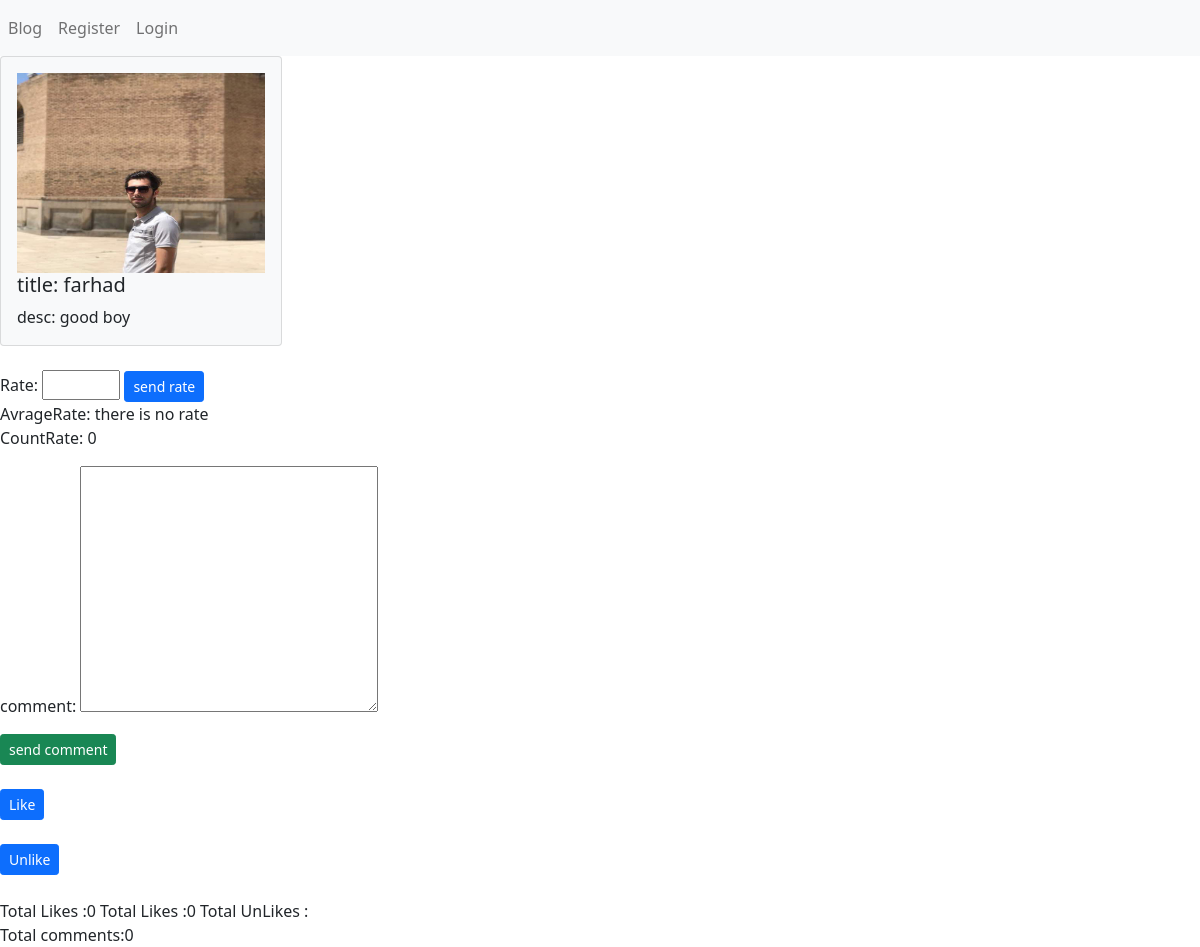
The app's page /blog/2/ with its own data.
### blog/models.py (models this page shows, shortened)
class Blog(models.Model):
    user=models.ForeignKey(User,on_delete=models.CASCADE,related_name='user_blog')
    title=models.CharField(max_length=100)
    slug=models.SlugField(unique=True)
    created=models.DateTimeField(auto_now_add=True)
    updated=models.DateTimeField(auto_now=True)
    publish=models.BooleanField(default=False)
    image=models.ImageField(upload_to='blogs/',blank=True)
    description=RichTextUploadingField(null=True,blank=True)
    category=models.ForeignKey(Category,on_delete=models.CASCADE,related_name='categories',null=True)
    likes=models.ManyToManyField(User,related_name='userlike',)
    unlikes=models.ManyToManyField(User,related_name='userunlike')
    class Meta:
        verbose_name = 'Blogs'
        verbose_name_plural = 'Blogs'
    def LikePost(self):
        return reverse('blog:LikePost',args={self.id})
    def UnLikePost(self):
        return reverse('blog:UnLikePost',args={self.id})
    def TotalLikes(self):
        total=self.likes.count()
        return total
    def TotalUnLikes(self):
        total=self.unlikes.count()
        return total
    def AddComment(self):
        return reverse('blog:AddComment',args={self.id})
    def TotalComments(self):
        total=self.postcomment.count()
        return total
    def AvragePostRate(self):
        rate=self.postrate.aggregate(Avg('rate'))
        if (rate['rate__avg']) is None:
             return 'there is no rate'
        else:
            return str(round(rate['rate__avg'],2))
    def TotalCountRate(self):
        total=self.postrate.count()
        return total

### blog/views.py (the view)
# urls.py: path('<int:pk>/',DetailPost.as_view(),name='detail'),
class DetailPost(DetailView):
    template_name = 'blog/detail.html'
    context_object_name = 'post'
    model=Blog
    def get_object(self,**kwargs):
        pk=self.kwargs['pk']
        queryset = get_object_or_404(Blog,pk=pk)
        return queryset
    def get_context_data(self, **kwargs):
        context = super(DetailPost, self).get_context_data(**kwargs)
        context['commentform']=CommentForm
        context['addrateform']=RatePostForm
        return context

### blog/templates/blog/detail.html (shortened to what this page needs)
{% extends 'base.html' %}
{% block content %}
    <div class="row">
      <div class="col-3">
       <div class="card bg-light">
         <div class="card-body">
           {% if post.image %}
               <img src="{{ post.image.url }}" width="200px" height="200px" style="width: 100%">
           {% endif %}
           <h5 class="card-title"> title: {{ post.title }}</h5>
           <p class="card-text"> desc: {{ post.description }}</p>
         </div>
      </div>
      </div>
    </div>
    <form method="post" action="{% url 'blog:AddRate' post.id %}">
    {{ addrateform }}
    <input type="submit" value="send rate" class="btn btn-primary btn-sm">
    </form>
    <span> AvrageRate:     {{ post.AvragePostRate }}   </span>
    <p>  CountRate:     {{ post.TotalCountRate }}  </p>
  <form method="post" action="{{ post.AddComment }}">
     {{ commentform.as_p }}
    <button type="submit" class="btn btn-success btn-sm">send comment</button>
  </form>
    <br>
<form method="post" action="{{ post.LikePost }}">
    {% if request.user  in post.likes.all %}
    <button type="submit" class="btn btn-primary btn-sm disabled" name="post_id" value="{{ post.id }}">Like</button>
   {% else %}
 <button type="submit" class="btn btn-primary btn-sm  " name="post_id" value="{{ post.id }}">Like</button>
{% endif %}
</form>
    <br>
<form method="post" action="{{ post.UnLikePost }}">
    {% if request.user not in post.unlikes.all %}
  <button type="submit" class="btn btn-primary btn-sm" name="post_id" value="{{ post.id }}">Unlike</button>
{% else  %}
    <button type="submit" class="btn btn-primary btn-sm disabled" name="post_id" value="{{ post.id }}">Unlike</button>
{% endif %}
</form>
    <span> Total Likes :{{ post.TotalLikes }}</span>
    <span> Total Likes :{{ post.TotalUnLikes }}</span>
    <span> Total UnLikes :{{ post.TotalUnlikes }}</span>
   <br>
    <span>Total comments:{{ post.TotalComments }} </span>
    <br>
{% endblock %}

### records on screen
Blog: image (picture), title "farhad", description "good boy", AvragePostRate "there is no rate", TotalCountRate "0", TotalLikes "0", TotalUnLikes "0", TotalComments "0"
